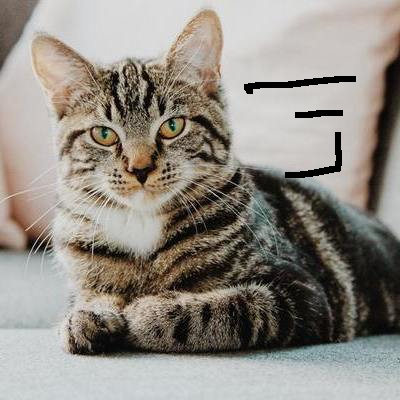
#> input picture NLP/images/cat_damaged.png, 400 x 400 px, found by its file name
$ jupyter execute 47Image_Smoothing_and_Blurring.ipynb
#> lines starting #> are read from the running program, lines starting #| are printed output that depends on the picture; after the words box and inside, x2 and y2 are one past the last pixel; in counts of white or black regions, pixels touching at a corner belong together
[cell 1]
import cv2
import matplotlib.pyplot as plt
import numpy as np

# Averaging Kernel

[cell 2]
x=np.array([[6,7,4],[2,1,3],[9,5,4]])

[cell 3]
x

[cell 4]
x.mean()

[cell 5]
y=np.zeros([3,3])+1/9

[cell 6]
y

[cell 7]
(x*y).sum()

[cell 8]
img=cv2.imread("D:\\AshleshaRuchika\\PGCP-AI\\NLP\\images\\cat_damaged.png")
#> img is the input picture: shape (400, 400, 3); mean B, G, R 132.1, 139.8, 145.4
cv2.imshow("Image",img)

[cell 9]
kernel=np.zeros([3,3])+1/9

[cell 10]
kernel

[cell 11]
blurred_img=cv2.filter2D(img,-1,kernel)
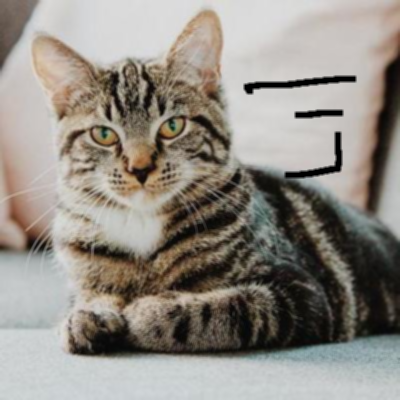
#> blurred_img: shape (400, 400, 3); mean B, G, R 132.1, 139.8, 145.4

[cell 12]
cv2.imshow('Blurred Image', blurred_img)
cv2.waitKey(0)
cv2.destroyAllWindows()

[cell 13]
kernel=np.zeros([9,9])+1/81
blurred_img=cv2.filter2D(img,-1,kernel)
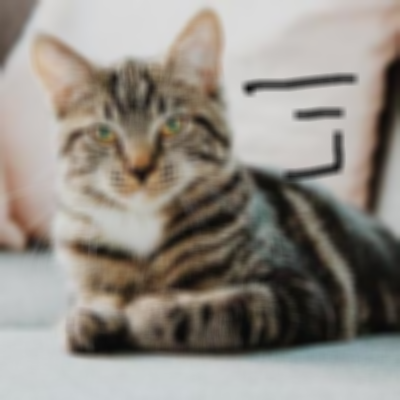
#> blurred_img: shape (400, 400, 3); mean B, G, R 132.1, 139.7, 145.4
img_new=np.hstack([img,blurred_img])
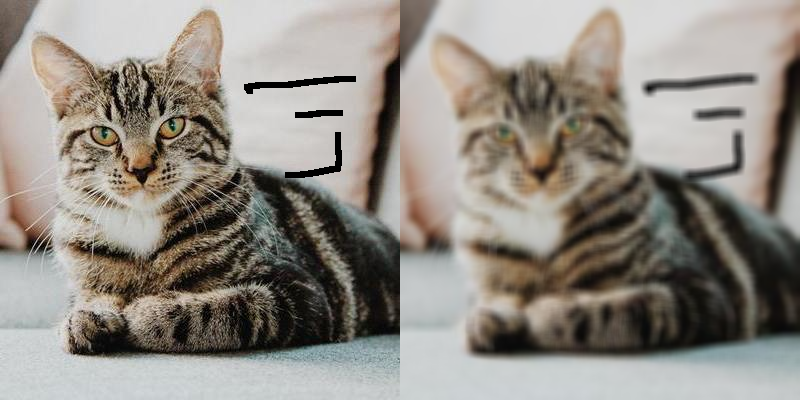
#> img_new: shape (400, 800, 3); mean B, G, R 132.1, 139.7, 145.4
cv2.imshow('Blurred Image',img_new)
cv2.waitKey(0)
cv2.destroyAllWindows()

# Gaussian Kernel

[cell 14]
kernel_size=7
kernel=cv2.getGaussianKernel(kernel_size,1.23)

[cell 15]
kernel

[cell 16]
gauss_image=cv2.filter2D(img,-1,kernel)
img_new=np.hstack([img,gauss_image])
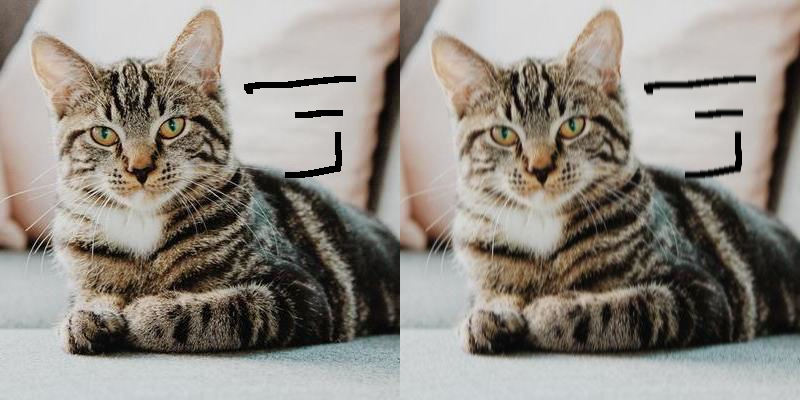
#> img_new: shape (400, 800, 3); mean B, G, R 132.1, 139.7, 145.4
cv2.imshow('Blurred Image', img_new)
cv2.waitKey(0)
cv2.destroyAllWindows()

## Median Blue

[cell 17]
img_gray=cv2.imread("D:\\AshleshaRuchika\\PGCP-AI\\NLP\\images\\Dog2.png")
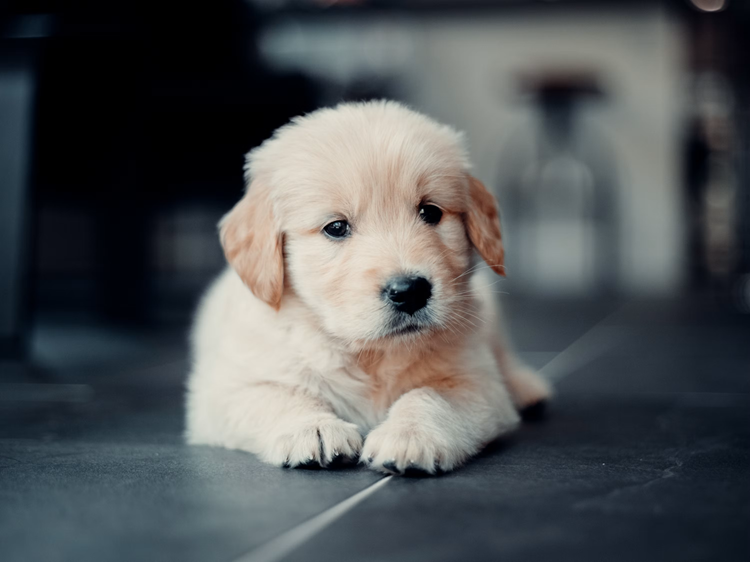
#> input picture NLP/images/Dog2.png, 750 x 562 px, found by its file name
#> img_gray is the input picture: shape (562, 750, 3); mean B, G, R 86.3, 84.3, 80.7
cv2.imshow("Dog",img_gray)

[cell 18]
img_gray.shape
#> Out = (562, 750, 3)

[cell 19]
img_med=cv2.medianBlur(img_gray,7)

[cell 20]
plt.figure(figsize=(16,9))
plt.subplot(121)
plt.imshow(img_gray,cmap='gray')
plt.subplot(122)
plt.imshow(img_med,cmap='gray')
#> figure, not shown here; B, G, R data is drawn as R, G, B

[cell 21]
img_med=cv2.medianBlur(img_gray[100:251,100:251],7)
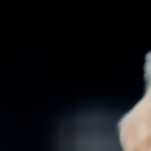
#> img_med: shape (151, 151, 3); mean B, G, R 21.4, 18.9, 18.5
img_copy=img_gray.copy()
img_copy[100:251,100:251]=img_med
#> img_copy: shape (562, 750, 3); 1.25% of pixels changed, all inside (x1, y1, x2, y2) = (100, 101, 251, 251)

[cell 22]
plt.figure(figsize=(16,9))
plt.subplot(121)
plt.imshow(img_gray,cmap='gray')
plt.subplot(122)
plt.imshow(img_copy,cmap='gray')
#> figure, not shown here; B, G, R data is drawn as R, G, B
